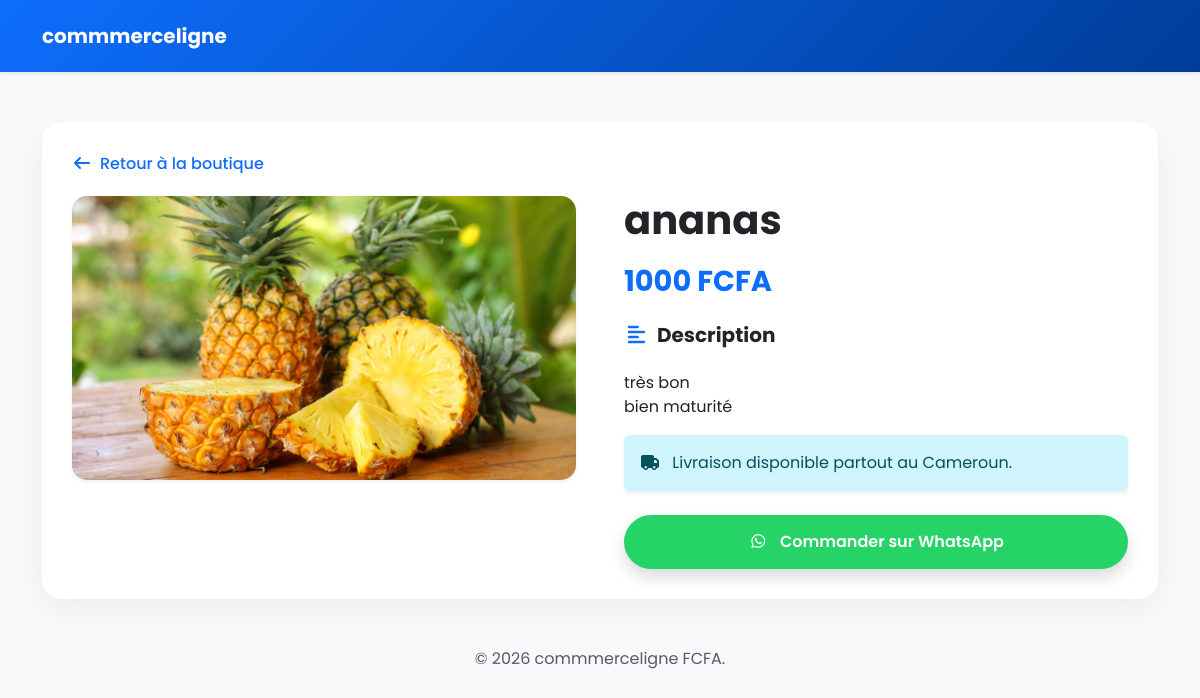
/produits/produit/1/, run on the app's committed database.
### produits/models.py (models this page shows, shortened)
class Produit(models.Model):
    categorie = models.ForeignKey(Categorie, on_delete=models.SET_NULL, null=True, blank=True, related_name='produits')
    nom = models.CharField(max_length=200)
    prix = models.PositiveIntegerField(verbose_name="Prix (FCFA)") # Changé en entier pour les FCFA
    description = models.TextField()
    image = models.ImageField(upload_to='produits/', blank=True, null=True)
    disponible = models.BooleanField(default=True)
    cree_le = models.DateTimeField(auto_now_add=True)

### produits/views.py (the view)
# urls.py: path('produit/<int:pk>/', views.detail_produit, name='detail_produit'),
def detail_produit(request, pk):
    produit = get_object_or_404(Produit, pk=pk)
    return render(request, 'produits/detail.html', {'produit': produit})

### panier/context_processors.py (called while the page is built)
def panier_global(request):
    articles = Panier.objects.all()
    nombre_total = sum(item.quantite for item in articles)
    return {
        'compteur_panier': nombre_total
    }

### produits/templates/produits/detail.html (shortened to what this page needs)
{% load static %}
<!DOCTYPE html>
<html lang="fr">
<head>
    <link rel="stylesheet" href="{% static 'css/bootstrap.min.css' %}">
    <link rel="stylesheet" href="{% static 'css/all.min.css' %}">
</head>
<body>
<nav class="navbar navbar-expand-lg shadow-sm">
    <div class="container">
        <a class="navbar-brand text-white fw-bold" href="{% url 'liste_produits' %}">commmerceligne</a>
    </div>
</nav>
<div class="container">
    <div class="product-container">
        <a href="{% url 'liste_produits' %}" class="back-btn"><i class="fas fa-arrow-left me-2"></i>Retour à la boutique</a>
        <div class="row g-5">
            <div class="col-md-6">
                {% if produit.image %}
                    <img src="{{ produit.image.url }}" class="product-img shadow-sm" alt="{{ produit.nom }}">
                {% else %}
                    <div class="bg-light d-flex align-items-center justify-content-center" style="height: 400px; border-radius: 15px;">
                        <i class="fas fa-image fa-4x text-muted"></i>
                    </div>
                {% endif %}
            </div>
            <div class="col-md-6">
                <h1 class="fw-bold mb-3">{{ produit.nom }}</h1>
                <div class="price-badge">{{ produit.prix }} FCFA</div>
                <h5 class="fw-bold"><i class="fas fa-align-left me-2 text-primary"></i>Description</h5>
                <p class="text-muted mb-4" style="font-size: 1.1rem; line-height: 1.8;">
                    {{ produit.description|linebreaks }}
                </p>
                <div class="alert alert-info border-0 shadow-sm mb-4">
                    <i class="fas fa-truck me-2"></i> Livraison disponible partout au Cameroun.
                </div>
                <a href="https://wa.me/237692962370?text=Bonjour,%20je%20suis%20intéressé%20par%20le%20produit%20:%20{{ produit.nom }}"
                   class="btn-whatsapp shadow">
                    <i class="fab fa-whatsapp me-2"></i> Commander sur WhatsApp
                </a>
            </div>
        </div>
    </div>
</div>
<footer class="py-5 text-center text-muted">
    &copy; 2026 commmerceligne FCFA.
</footer>
</body>
</html>

### produits/templates/produits/detail.html (style rules this page uses)
:root { --main-blue: #0d6efd; --gradient-blue: linear-gradient(135deg, #0d6efd 0%, #003d99 100%); --whatsapp-green: #25D366; }
body { font-family: 'Poppins', sans-serif; background-color: #f8f9fa; }
.navbar { background: var(--gradient-blue) !important; padding: 1rem 0; }
.product-container { margin-top: 50px; background: white; border-radius: 20px; padding: 30px; box-shadow: 0 10px 30px rgba(0,0,0,0.05); }
.product-img { width: 100%; border-radius: 15px; object-fit: cover; max-height: 500px; }
.price-badge { font-size: 1.8rem; color: var(--main-blue); font-weight: 700; margin-bottom: 20px; }
.btn-whatsapp { background-color: var(--whatsapp-green); color: white; border-radius: 50px; padding: 15px 30px; font-weight: 600; text-decoration: none; display: inline-block; transition: 0.3s; border: none; width: 100%; text-align: center; }
.back-btn { color: var(--main-blue); text-decoration: none; font-weight: 500; display: inline-block; margin-bottom: 20px; }

### data on the page
Produit: image (picture), nom "ananas", prix "1000", description "très bon bien maturité"
